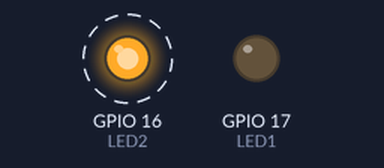
Simulated run of this program. Board: ESP32 board running MicroPython. Shown: output pins drawn as LEDs (lit = HIGH). Dashed ring = blinking.

Above: at 0.02 s.
Timing chart, 0 to 3.0 s (numbered marks = the images above):
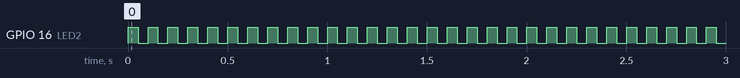

The program:

01.py
```python
from machine import Pin
import time, sys

LED1 = Pin(17, Pin.OUT, value=0)
LED2 = Pin(16, Pin.OUT, value=0)


from machine import Pin
import time, sys

LED1 = Pin(17, Pin.OUT, value=0)
LED2 = Pin(16, Pin.OUT, value=0)

def blikaj(farba,frekvencia,strieda): # cervena/zelena
#fekvencia v Hz strieda 0 az  1
  perioda=1/frekvencia
  cas_on= perioda*strieda
  while(1):
      if farba == "cervena":
          LED1.on()
          LED2.off()
      else:
          LED2.on()
          LED1.off()
      time.sleep(cas_on)
      LED2.off()
      LED1.off()
      time.sleep(perioda-cas_on)

blikaj("zelena", 10, 0.5)


sys.exit(0)
```

Measured:
- by itself, GPIO 16 (LED2): alternates HIGH for 0.05 s and LOW for 0.05 s
